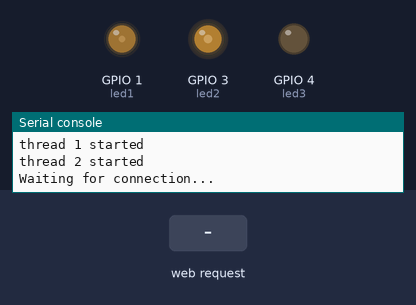
Bench run of a program on a simulated ESP32 board running MicroPython. On the bench: output pins drawn as LEDs (lit = HIGH), the last lines printed to the serial console. The test bench sets the inputs (shaded band). Threads take turns every 2 ms.

Above: at 1.2 s.
1.3 s: HTTP request GET /?state=button_on received
At 1.65 s:
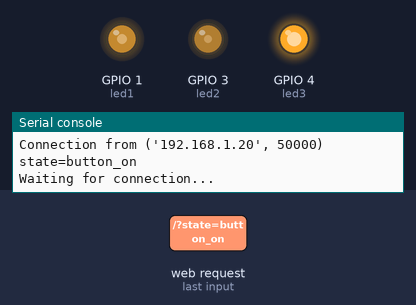
4.3 s: HTTP request GET /?state=button_off received
At 4.66 s:
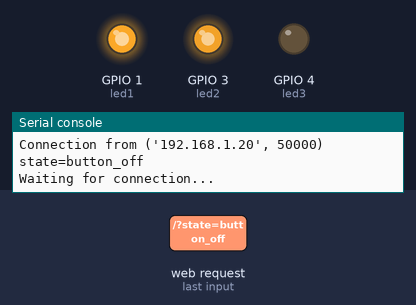
7.3 s: HTTP request GET /?state=button_on received
At 7.67 s:
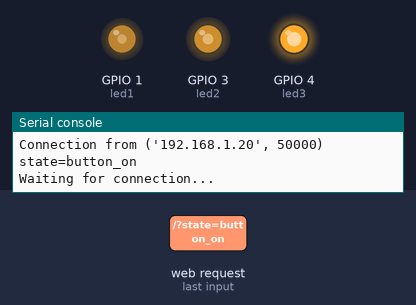
10.3 s: HTTP request GET /?state=button_off received
Timing chart, 0 to 40.1 s (numbered marks = the images above; inputs shaded):
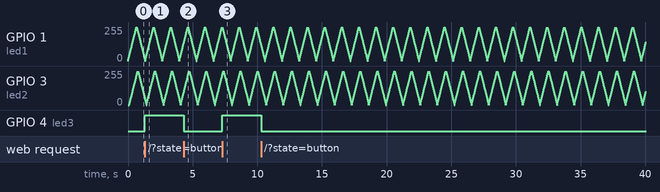

The program:

web_gpio_pwm.py
```python
# Web interface for GPIO control
# https://randomnerdtutorials.com/esp32-esp8266-micropython-web-server/

from machine import Pin, PWM
from utime import sleep
import socket
import _thread

# ESP32-C3 SuperMini breaks out GPIO0-10, 20 and 21.  GPIO2, 8 and 9 are
# strapping pins and GPIO8 drives the on-board LED, so leave those alone:
led1 = Pin(1, Pin.OUT)
led2 = Pin(3, Pin.OUT)
led3 = Pin(4, Pin.OUT)

def pulse(p):
    pwm = PWM(p)
    # pwm.init(freq=5000, duty_ns=0)   # duty cycle in nsec
    while True:
        for i in range(0,2**16-1,1000):
            pwm.duty_u16(i)
            sleep(0.01)
        for i in range(2**16-1,0,-1000):
            pwm.duty_u16(i)
            sleep(0.01)


def web_page():

    if led1.value() == 1:
        gpio_state="ON"
    else:
        gpio_state="OFF"

    # Define html code, with button states passed to the browser via GET request
    # (either "/?led=on" or "/?led=off"):
    html = """
    <html><head><title>Web Server Test</title>
    <meta name="viewport" content="width=device-width, initial-scale=1">
    <link rel="icon" href="data:,">
    <style>
    html{font-family: Helvetica; display:inline-block; margin: 0px auto; text-align: center;}
    h1{color: #0F3376; padding: 2vh;}
    p{font-size: 1.5rem;}
    .button{display: inline-block; background-color: #e7bd3b; border: none; border-radius: 4px; color: white;
                     padding: 16px 40px; text-decoration: none; font-size: 30px; margin: 2px; cursor: pointer;}
    .button2{background-color: #4286f4;}
    </style>
    </head>
    <body>
    <h1>Web Server Test</h1>
    <p>GPIO state: <strong>""" + gpio_state + """</strong></p>
    <p><a href="/?state=button_on"><button class="button">ON</button></a></p>
    <p><a href="/?state=button_off"><button class="button button2">OFF</button></a></p>
    </body>
    </html>
    """
    return html.encode('utf-8')

def gpio_switch_web_page(p):

    s = socket.socket(socket.AF_INET, socket.SOCK_STREAM) # pass IP addr & port number
    s.setsockopt(socket.SOL_SOCKET, socket.SO_REUSEADDR, 1)  # prevent EADDRINUSE error
    s.bind(('', 80))
    s.listen(3)  # up to 3 queued connections
    #s.setblocking(False)

    while True:
        print('Waiting for connection...')
        conn, addr = s.accept()      # blocking call -- code pauses until connection
        print(f'Connection from {addr}')
        data = conn.recv(1024).decode('utf-8')  # buffer size = max data received
        get = data[data.find('GET')+6 : data.find('HTTP')]  # slice the GET data
        print(get)
        if "button_on" in get:
            p.on()
        if "button_off" in get:
            p.off()
        try:
            conn.sendall(b'HTTP/1.1 200 OK\r\n')
            conn.sendall(b'Content-Type: text/html\r\n')
            conn.sendall(b'Connection: close\r\n\r\n')  # blank line ends the headers
            conn.sendall(web_page())
        except OSError:
            print('OS error, trying again...\n')
        conn.close()

# Start threads
# (see https://mpython.readthedocs.io/en/master/library/micropython/_thread.html)
# There is (currently) no way to kill threads, so the ESP32 will need to
# be restarted from the Thonny shell via:
#    import machine
#    machine.reset()
#
# Note that this limitation can be avoided by re-writing this code to use asyncio
# instead of _thread.

_thread.start_new_thread(pulse, (led1,))
print('thread 1 started')

sleep(0.1)

_thread.start_new_thread(pulse, (led2,))
print('thread 2 started')

#_thread.start_new_thread(serve_web_page, ())
#print('thread 3 started')
gpio_switch_web_page(led3)
```

Measured:
- after the input at 1.3 s, GPIO 4 (led3): LOW → HIGH at once
- after the input at 4.3 s, GPIO 4 (led3): HIGH → LOW at once
- after the input at 7.3 s, GPIO 4 (led3): LOW → HIGH at once
